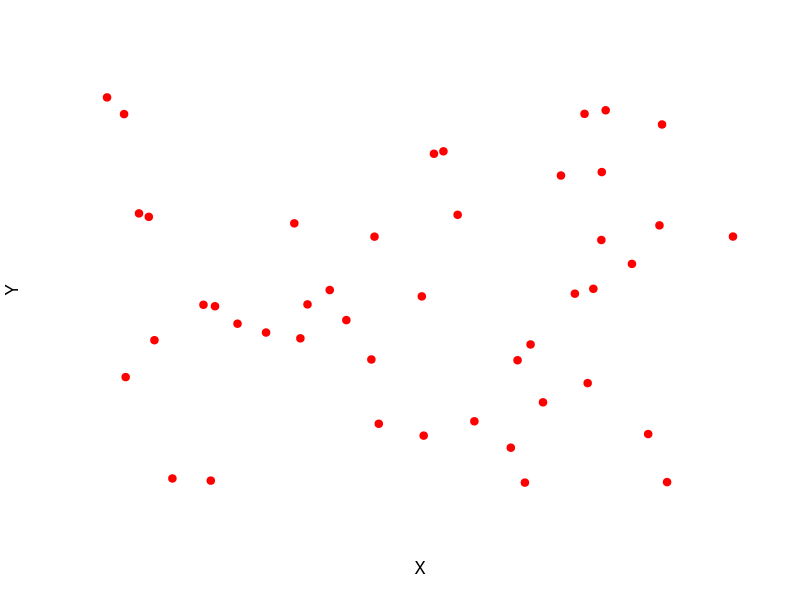
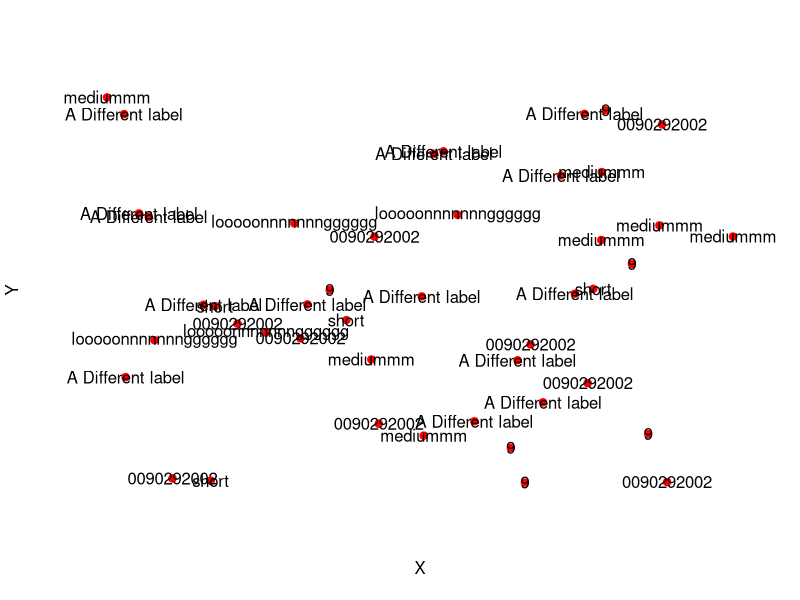
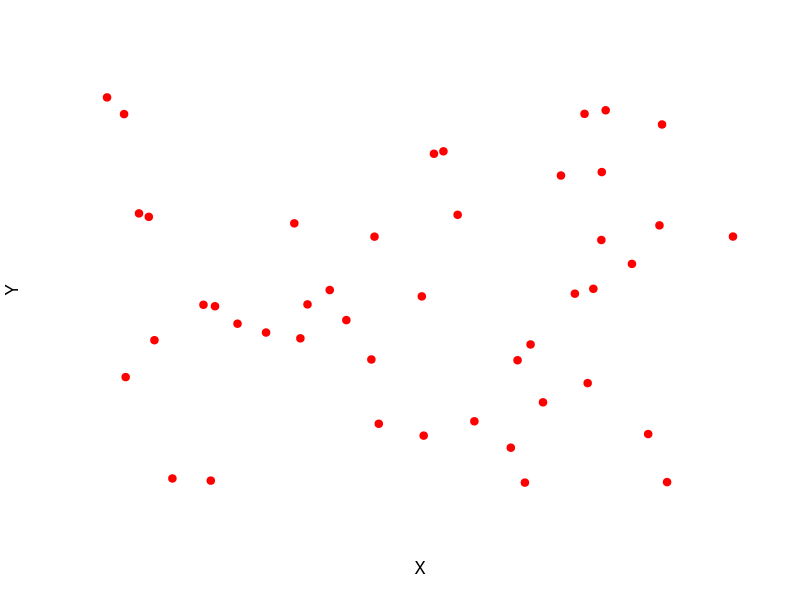

Source code (R) for these figures, in order: (Note: this script raises an error after producing the figures.)
#library(addTextLabels)

# Create some random points
n <- 45
testLabels <- c("short", "mediummm", "looooonnnnnnngggggg", "0090292002", "9", "A Different label")
coords <- data.frame(X=runif(n), Y=runif(n, min=0, max=100), Name=sample(testLabels, size=n, replace=TRUE),
                     stringsAsFactors = FALSE)

# Plot them without labels
plot(x=coords$X, y=coords$Y, pch=19, bty="n", xaxt="n", yaxt="n", col="red", xlab="X", ylab="Y")

pdf("/home/josephcrispell/Desktop/test.pdf")

# With potentially overlapping labels
plot(x=coords$X, y=coords$Y, pch=19, bty="n", xaxt="n", yaxt="n", col="red", xlab="X", ylab="Y")
text(coords$X, coords$Y, labels=coords$Name, xpd=TRUE)

# Plot them with non-overlapping labels
plot(x=coords$X, y=coords$Y, pch=19, bty="n", xaxt="n", yaxt="n", col="red", xlab="X", ylab="Y")
addTextLabels(coords$X, coords$Y, coords$Name, cex=0.9, col.label="black")

# Plot them with non-overlapping labels
plot(x=coords$X, y=coords$Y, pch=19, bty="n", xaxt="n", yaxt="n", col="red", xlab="X", ylab="Y")
addTextLabels(coords$X, coords$Y, coords$Name, cex=0.9, col.background=rgb(0,0,0, 0.75), col.label="white")

dev.off()


x = c(0.8846, 1.1554, 0.9317, 0.9703, 0.9053, 0.9454, 1.0146, 0.9012, 
      0.9055, 1.3307)
y = c(0.9828, 1.0329, 0.931, 1.3794, 0.9273, 0.9605, 1.0259, 0.9542, 
      0.9717, 0.9357)
ShortSci = c("MotAlb", "PruMod", "EriRub", "LusMeg", "PhoOch", "PhoPho", 
             "SaxRub", "TurMer", "TurPil", "TurPhi")

# basic plot
plot(x, y, asp=1)
abline(h = 1, col = "green")
abline(v = 1, col = "green")

addTextLabels(x, y, ShortSci, cex=0.9, col.background=rgb(0,0,0, 0.75), col.label="white")
addTextLabels(x, y, ShortSci, cex=0.9, col.background=rgb(0,0,0, 0.75), col.label="white", keepLabelsInside = FALSE)

xx=10**(-4:-1)
yy=0.5*(xx**0.5)

#this doesn't show the label
plot(xx,yy,log="x",type="b")

addTextLabels(xx,yy,c("A", "B", "C", "D"))

#this works
plot(log10(xx),log10(yy),type="b")
addTextLabels(log10(min(xx)),log10(min(yy)),"(min,min)")

### Plotting with  multiple colours
# Create random points
x = runif(n=10)
y = runif(n=10)

# Create random labels
testLabels <- c("short", "mediummm", "looooonnnnnnngggggg", "0090292002", "9", "A Different label")
labels <- sample(testLabels, size=10, replace=TRUE)

# Set label colours
colours <- c("red", "red", "red", "red", "red", "blue", "blue", "blue", "blue", "blue")

# Plot points
plot(x, y, asp=1)

# Add labels
addTextLabels(x, y, labels, cex=0.9, col.background=rgb(0,0,0, 0.75), col.label=colours, lty=c(1,2,3))


